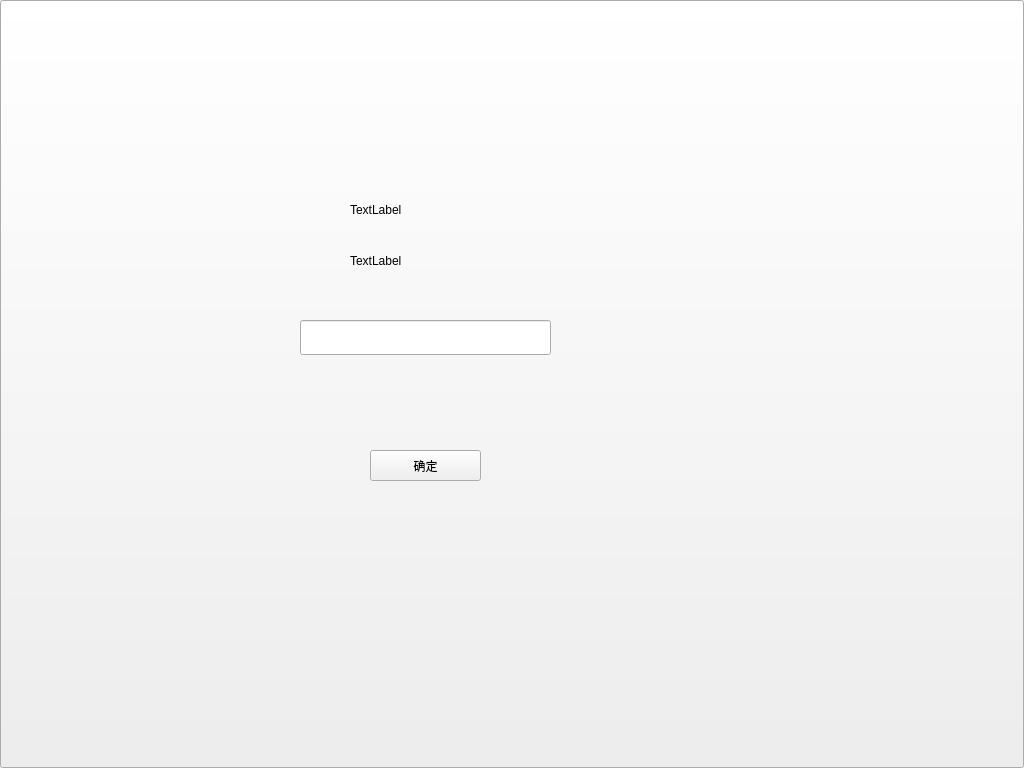
<?xml version="1.0" encoding="UTF-8"?>
<ui version="4.0">
 <class>dialogbox</class>
 <widget class="QWidget" name="dialogbox">
  <property name="geometry">
   <rect>
    <x>0</x>
    <y>0</y>
    <width>1024</width>
    <height>768</height>
   </rect>
  </property>
  <property name="minimumSize">
   <size>
    <width>0</width>
    <height>0</height>
   </size>
  </property>
  <property name="windowTitle">
   <string>Form</string>
  </property>
  <widget class="QPushButton" name="mask">
   <property name="geometry">
    <rect>
     <x>0</x>
     <y>0</y>
     <width>1024</width>
     <height>768</height>
    </rect>
   </property>
   <property name="text">
    <string notr="true"/>
   </property>
   <property name="shortcut">
    <string notr="true"/>
   </property>
  </widget>
  <widget class="QLabel" name="titleLabel">
   <property name="geometry">
    <rect>
     <x>350</x>
     <y>200</y>
     <width>161</width>
     <height>20</height>
    </rect>
   </property>
   <property name="baseSize">
    <size>
     <width>161</width>
     <height>20</height>
    </size>
   </property>
   <property name="text">
    <string>TextLabel</string>
   </property>
  </widget>
  <widget class="Hoverbutton" name="pushbutton">
   <property name="geometry">
    <rect>
     <x>370</x>
     <y>450</y>
     <width>111</width>
     <height>31</height>
    </rect>
   </property>
   <property name="text">
    <string>确定</string>
   </property>
  </widget>
  <widget class="QLabel" name="descriptionlabel">
   <property name="geometry">
    <rect>
     <x>350</x>
     <y>250</y>
     <width>251</width>
     <height>21</height>
    </rect>
   </property>
   <property name="text">
    <string>TextLabel</string>
   </property>
  </widget>
  <widget class="QLineEdit" name="lineEdit">
   <property name="geometry">
    <rect>
     <x>300</x>
     <y>320</y>
     <width>251</width>
     <height>35</height>
    </rect>
   </property>
  </widget>
 </widget>
 <customwidgets>
  <customwidget>
   <class>Hoverbutton</class>
   <extends>QPushButton</extends>
   <header location="global">Hoverbutton.h</header>
  </customwidget>
 </customwidgets>
 <resources/>
 <connections/>
</ui>
